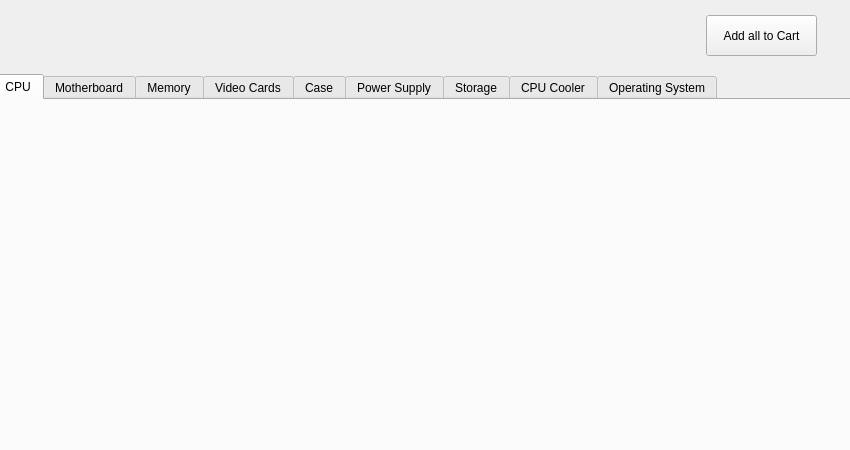
<?xml version="1.0" encoding="UTF-8"?>
<ui version="4.0">
 <class>Form</class>
 <widget class="QWidget" name="Form">
  <property name="geometry">
   <rect>
    <x>0</x>
    <y>0</y>
    <width>850</width>
    <height>450</height>
   </rect>
  </property>
  <property name="windowTitle">
   <string>Components and Selected Products</string>
  </property>
  <widget class="QTabWidget" name="tabWidgetSelectedComponents">
   <property name="geometry">
    <rect>
     <x>-7</x>
     <y>74</y>
     <width>861</width>
     <height>400</height>
    </rect>
   </property>
   <property name="currentIndex">
    <number>0</number>
   </property>
   <widget class="QWidget" name="tab">
    <attribute name="title">
     <string>CPU</string>
    </attribute>
    <widget class="QWidget" name="formLayoutWidget">
     <property name="geometry">
      <rect>
       <x>219</x>
       <y>10</y>
       <width>431</width>
       <height>261</height>
      </rect>
     </property>
     <layout class="QFormLayout" name="formLayoutCPU"/>
    </widget>
   </widget>
   <widget class="QWidget" name="tab_3">
    <attribute name="title">
     <string>Motherboard</string>
    </attribute>
    <widget class="QWidget" name="formLayoutWidget_2">
     <property name="geometry">
      <rect>
       <x>179</x>
       <y>10</y>
       <width>421</width>
       <height>271</height>
      </rect>
     </property>
     <layout class="QFormLayout" name="formLayoutMotherboard"/>
    </widget>
   </widget>
   <widget class="QWidget" name="tab_2">
    <attribute name="title">
     <string>Memory</string>
    </attribute>
    <widget class="QWidget" name="formLayoutWidget_3">
     <property name="geometry">
      <rect>
       <x>149</x>
       <y>10</y>
       <width>461</width>
       <height>281</height>
      </rect>
     </property>
     <layout class="QFormLayout" name="formLayoutMemory"/>
    </widget>
   </widget>
   <widget class="QWidget" name="tab_4">
    <attribute name="title">
     <string>Video Cards</string>
    </attribute>
    <widget class="QWidget" name="formLayoutWidget_4">
     <property name="geometry">
      <rect>
       <x>159</x>
       <y>10</y>
       <width>471</width>
       <height>271</height>
      </rect>
     </property>
     <layout class="QFormLayout" name="formLayoutVideoCards"/>
    </widget>
   </widget>
   <widget class="QWidget" name="tab_5">
    <attribute name="title">
     <string>Case</string>
    </attribute>
    <widget class="QWidget" name="formLayoutWidget_5">
     <property name="geometry">
      <rect>
       <x>119</x>
       <y>10</y>
       <width>531</width>
       <height>271</height>
      </rect>
     </property>
     <layout class="QFormLayout" name="formLayoutCase"/>
    </widget>
   </widget>
   <widget class="QWidget" name="tab_6">
    <attribute name="title">
     <string>Power Supply</string>
    </attribute>
    <widget class="QWidget" name="formLayoutWidget_6">
     <property name="geometry">
      <rect>
       <x>159</x>
       <y>10</y>
       <width>521</width>
       <height>291</height>
      </rect>
     </property>
     <layout class="QFormLayout" name="formLayoutPowerSupply"/>
    </widget>
   </widget>
   <widget class="QWidget" name="tab_7">
    <attribute name="title">
     <string>Storage</string>
    </attribute>
    <widget class="QWidget" name="formLayoutWidget_7">
     <property name="geometry">
      <rect>
       <x>130</x>
       <y>10</y>
       <width>541</width>
       <height>261</height>
      </rect>
     </property>
     <layout class="QFormLayout" name="formLayoutStorage"/>
    </widget>
   </widget>
   <widget class="QWidget" name="tab_8">
    <attribute name="title">
     <string>CPU Cooler</string>
    </attribute>
    <widget class="QWidget" name="formLayoutWidget_8">
     <property name="geometry">
      <rect>
       <x>259</x>
       <y>10</y>
       <width>501</width>
       <height>291</height>
      </rect>
     </property>
     <layout class="QFormLayout" name="formLayoutCPUCooler"/>
    </widget>
   </widget>
   <widget class="QWidget" name="tab_9">
    <attribute name="title">
     <string>Operating System</string>
    </attribute>
    <widget class="QWidget" name="formLayoutWidget_9">
     <property name="geometry">
      <rect>
       <x>190</x>
       <y>10</y>
       <width>481</width>
       <height>281</height>
      </rect>
     </property>
     <layout class="QFormLayout" name="formLayoutOperatingSystem"/>
    </widget>
   </widget>
  </widget>
  <widget class="QPushButton" name="pushButtonAddAllToCart">
   <property name="geometry">
    <rect>
     <x>706</x>
     <y>15</y>
     <width>111</width>
     <height>41</height>
    </rect>
   </property>
   <property name="text">
    <string>Add all to Cart</string>
   </property>
  </widget>
  <widget class="QWidget" name="formLayoutWidget_10">
   <property name="geometry">
    <rect>
     <x>230</x>
     <y>20</y>
     <width>351</width>
     <height>41</height>
    </rect>
   </property>
   <layout class="QFormLayout" name="formLayoutTotalPrice"/>
  </widget>
 </widget>
 <resources/>
 <connections/>
</ui>
